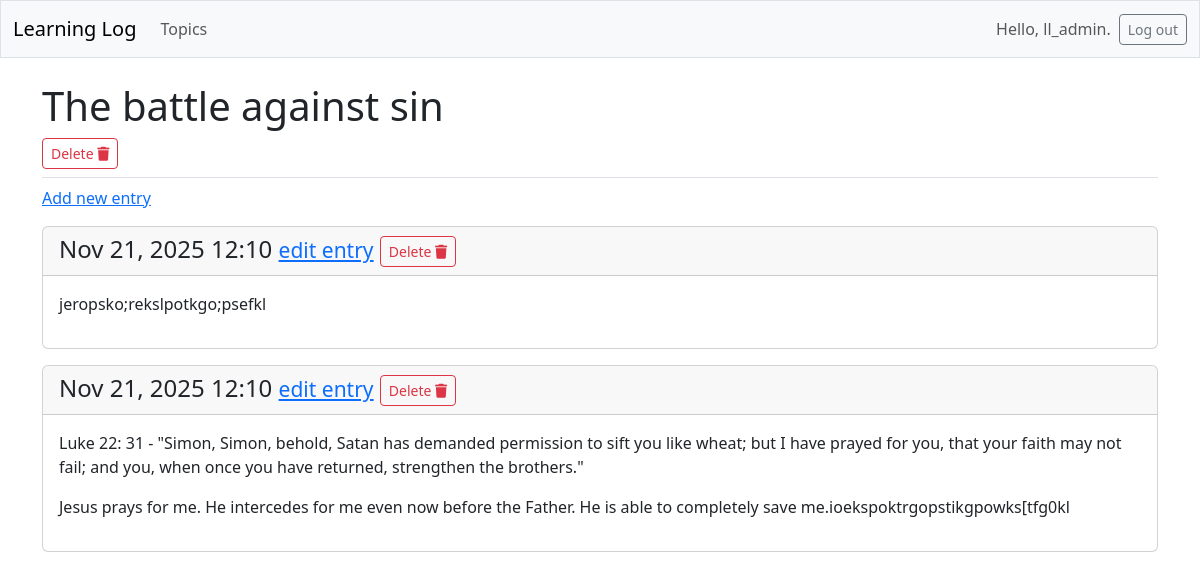
Page /topics/4/ (signed in) on the committed database.
### learning_logs/models.py (models this page shows, shortened)
class Topic(models.Model):
    text = models.CharField(max_length = 200)
    date_added = models.DateTimeField(auto_now_add = True)
    owner = models.ForeignKey(User, on_delete=models.CASCADE)

class Entry(models.Model):
    topic = models.ForeignKey(Topic, on_delete = models.CASCADE)
    text = models.TextField()
    date_added = models.DateTimeField(auto_now = True)
    class Meta:
        verbose_name_plural = "entries"

### learning_logs/views.py (the view)
# urls.py: path('topics/<int:topic_id>/', views.topic, name = 'topic' ),
@login_required
def topic(request, topic_id):
    topic = Topic.objects.get(id = topic_id)
    if topic.owner != request.user:
        raise Http404
    entries = topic.entry_set.order_by('-date_added')
    context = {'topic': topic, 'entries': entries}
    return render(request, 'learning_logs/topic.html', context)

### learning_logs/templates/learning_logs/topic.html
{% extends 'learning_logs/base.html' %}
{% block page_header %}
 <h1>{{ topic.text }}</h1>
  <a href="{% url 'learning_logs:delete_topic' topic.id %}" class = "btn btn-sm btn-outline-danger"> Delete <i class = "fas fa-trash"></i></a>
{% endblock page_header %}
{% block content %}
<p>
  <a href="{% url 'learning_logs:new_entry' topic.id %}">Add new entry</a>
</p>
  {% for entry in entries %}
    <div class = "card mb-3">
      <h4 class = "card-header">
        {{ entry.date_added|date:'M d, Y H:i' }}
        <small><a href="{% url 'learning_logs:edit_entry' entry.id %}">edit entry</a></small>
        <a href="{% url 'learning_logs:delete_entry' entry.id %}" class = "btn btn-sm btn-outline-danger"> Delete <i class = "fas fa-trash"></i></a>
      </h4>
       <div class = "card-body">{{ entry.text|linebreaks }}</div>
    </div>
  {% empty %}
  <p>There are no entries for this topic yet.</p>
  {% endfor %}
{% endblock %}

### learning_logs/templates/learning_logs/base.html (shortened to what this page needs)
<!DOCTYPE html>
<html lang="en">
<head>
    {% load django_bootstrap5 %}
    {% bootstrap_css %}
    <link rel="stylesheet" href="https://cdnjs.cloudflare.com/ajax/libs/font-awesome/6.5.1/css/all.min.css">
</head>
<body>
    <nav class = "navbar navbar-expand-md navbar-light bg-light mb-4 border">
      <div class = "container-fluid">
        <a class = "navbar-brand" href="{% url 'learning_logs:index' %}">Learning Log</a>
        <div class = "collapse navbar-collapse" id = "navbarCollapse">
          <ul class = "navbar-nav me-auto mb-2 mb-md-0">
            <li class = "nav-item">
              <a class = "nav-link" href="{% url 'learning_logs:topics' %}">Topics</a></li>
          </ul>
           <ul class = "navbar-nav ms-auto mb-2 mb-md-0 ">
              {% if user.is_authenticated %}
                <li class = "nav-item">
                  <span class = "navbar-text me-2">Hello, {{ user.username }}.</span></li>
              {% else %}
                <li class = "nav-item">
                  <a class = "nav-link" href="{% url 'accounts:register' %}">Register</a></li>
                <li class = "nav-item">
                  <a class = "nav-link" href="{% url 'accounts:login' %}">Log in</a></li>
              {% endif %}
           </ul>
           {% if user.is_authenticated %}
             <form action="{% url 'accounts:logout' %}" method = 'post'>
                <button name = 'submit' class = 'btn btn-outline-secondary btn-sm'>Log out</button>
             </form>
            {% endif %}
        </div>
      </div>
    </nav>
    <main class = "container">
      <div class = "pb-2 mb-2 border-bottom">
        {% block page_header %}{% endblock page_header %}
      </div>
      <div>
        {% block content %}{% endblock content %}
      </div>
    </main>
</body>
</html>

### rows in the picture
Topic: text "The battle against sin"
Entry: date_added "Nov 21, 2025 12:10", text "jeropsko;rekslpotkgo;psefkl"
Entry: date_added "Nov 21, 2025 12:10", text "Luke 22: 31 - \"Simon, Simon, behold, Satan has demanded permission to sift you like wheat; but I have prayed for you, that your faith may not fail; and you, when once you have returned, strengthen the brothers.\" Jesus prays for me. He intercedes for me even now before the Father. He is able to completely save me.ioekspoktrgopstikgpowks[tfg0kl"

### other values in the picture
{{ user.username }} "ll_admin"
